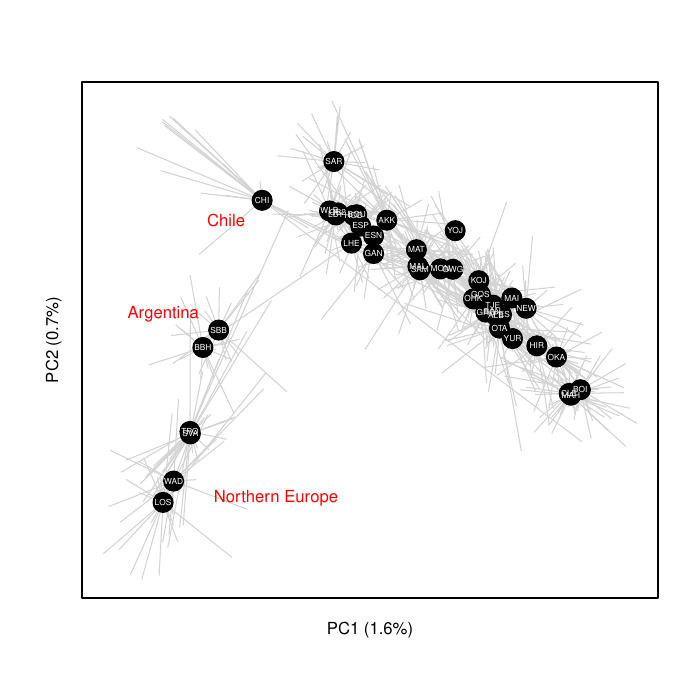

The R source for this figure:
# loci with PCA
#library(gplots)
library(hierfstat)

rm(list=ls())
geno <- read.delim("FINALFIGS/SNPs_noZeros.txt",header=T)
rownames(geno) <- geno$id
geno <- geno[,-1]
# dim(geno)
#[1]  726 7045
pca1 <- prcomp(geno)
pdf("FINALFIGS/3_PCA/PC_allsamps.pdf")
pop <- substr(rownames(pca1$x),1,3)
plot(pca1$x[,1],pca1$x[,2],cex=0,xaxt="none",yaxt="none",ylab="",xlab="")
out <- summary(pca1)
perc.pc1 <- round(out$importance[2,1],3)*100
perc.pc2 <- round(out$importance[2,2],3)*100
mtext(side=1,line=1,paste("PC1 (",perc.pc1,"%)",sep="")); mtext(side=2,line=1,paste("PC2 (",perc.pc2,"%)",sep=""))
xbar <- aggregate(pca1$x[,1:2],by=list(pop),mean)
popRegPts <- xbar[match(pop,xbar$Group.1),]


segments(x0 = pca1$x[,1],y0=pca1$x[,2],x1=popRegPts$PC1,y1=popRegPts$PC2,col="lightgrey")#,col=alpha(col.sub,.5))
points(x=xbar$PC1,y=xbar$PC2,pch=20,cex=4)
text(x=xbar$PC1,y=xbar$PC2,xbar$Group.1,cex=.5,col="white")
text(x=c(-6.2,-8.8,-6.4),y=c(-5.8,-0.4,2.3),c("Northern Europe","Argentina","Chile"),pos=4,col="red")
dev.off()

